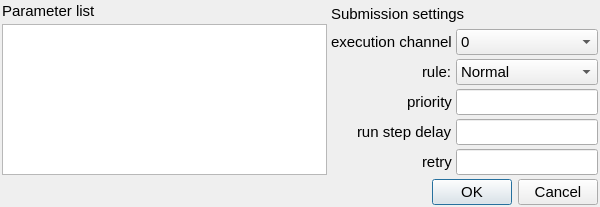
<?xml version="1.0" encoding="UTF-8"?>
<ui version="4.0">
 <class>ControlUnitComandInstanceEditor</class>
 <widget class="QDialog" name="ControlUnitComandInstanceEditor">
  <property name="geometry">
   <rect>
    <x>0</x>
    <y>0</y>
    <width>600</width>
    <height>207</height>
   </rect>
  </property>
  <property name="maximumSize">
   <size>
    <width>600</width>
    <height>207</height>
   </size>
  </property>
  <property name="font">
   <font>
    <pointsize>11</pointsize>
   </font>
  </property>
  <property name="windowTitle">
   <string>Dialog</string>
  </property>
  <layout class="QVBoxLayout" name="verticalLayout">
   <property name="spacing">
    <number>4</number>
   </property>
   <property name="leftMargin">
    <number>2</number>
   </property>
   <property name="topMargin">
    <number>2</number>
   </property>
   <property name="rightMargin">
    <number>2</number>
   </property>
   <property name="bottomMargin">
    <number>2</number>
   </property>
   <item>
    <layout class="QHBoxLayout" name="horizontalLayout_8" stretch="1,0">
     <property name="spacing">
      <number>4</number>
     </property>
     <item>
      <layout class="QVBoxLayout" name="verticalLayout_9" stretch="0,1">
       <property name="spacing">
        <number>4</number>
       </property>
       <item>
        <widget class="QLabel" name="label_10">
         <property name="font">
          <font>
           <pointsize>11</pointsize>
          </font>
         </property>
         <property name="text">
          <string>Parameter list</string>
         </property>
        </widget>
       </item>
       <item>
        <widget class="QTableView" name="tableViewParameterList">
         <property name="statusTip">
          <string>Is the table for all command paramter</string>
         </property>
        </widget>
       </item>
      </layout>
     </item>
     <item>
      <layout class="QVBoxLayout" name="verticalLayout_10" stretch="0,1">
       <property name="spacing">
        <number>4</number>
       </property>
       <item>
        <widget class="QLabel" name="label_11">
         <property name="font">
          <font>
           <pointsize>11</pointsize>
          </font>
         </property>
         <property name="text">
          <string>Submission settings</string>
         </property>
        </widget>
       </item>
       <item>
        <layout class="QGridLayout" name="gridLayout_3" rowstretch="0,0,0,0,0" columnstretch="0,0">
         <property name="spacing">
          <number>4</number>
         </property>
         <item row="3" column="1">
          <widget class="QLineEdit" name="lineEditSubmissionRunStepDelay">
           <property name="statusTip">
            <string>Is the delay to whait for schedule the next run step(0-60000000 us)</string>
           </property>
           <property name="placeholderText">
            <string/>
           </property>
          </widget>
         </item>
         <item row="0" column="1">
          <widget class="QComboBox" name="comboBoxSubmissionExecutionChannel">
           <property name="statusTip">
            <string>The channel where run the command</string>
           </property>
           <item>
            <property name="text">
             <string>0</string>
            </property>
           </item>
          </widget>
         </item>
         <item row="4" column="1">
          <widget class="QLineEdit" name="lineEditSubmissionRetry">
           <property name="statusTip">
            <string>Is the delay to whait for retry to submit this command(0-1000000 us)</string>
           </property>
           <property name="placeholderText">
            <string/>
           </property>
          </widget>
         </item>
         <item row="3" column="0" alignment="Qt::AlignRight">
          <widget class="QLabel" name="label_13">
           <property name="text">
            <string>run step delay</string>
           </property>
          </widget>
         </item>
         <item row="2" column="1">
          <widget class="QLineEdit" name="lineEditSubmissionPriority">
           <property name="statusTip">
            <string>Is the priority within the command queue (0-100)</string>
           </property>
           <property name="placeholderText">
            <string/>
           </property>
           <property name="clearButtonEnabled">
            <bool>true</bool>
           </property>
          </widget>
         </item>
         <item row="0" column="0" alignment="Qt::AlignRight|Qt::AlignVCenter">
          <widget class="QLabel" name="label_9">
           <property name="text">
            <string>execution channel</string>
           </property>
          </widget>
         </item>
         <item row="4" column="0" alignment="Qt::AlignRight">
          <widget class="QLabel" name="label_14">
           <property name="text">
            <string>retry</string>
           </property>
          </widget>
         </item>
         <item row="2" column="0" alignment="Qt::AlignRight">
          <widget class="QLabel" name="label_12">
           <property name="text">
            <string>priority</string>
           </property>
          </widget>
         </item>
         <item row="1" column="0" alignment="Qt::AlignRight">
          <widget class="QLabel" name="label_15">
           <property name="text">
            <string>rule:</string>
           </property>
          </widget>
         </item>
         <item row="1" column="1">
          <widget class="QComboBox" name="comboBoxSubmissionRule">
           <property name="statusTip">
            <string>The submission rule</string>
           </property>
           <item>
            <property name="text">
             <string>Normal</string>
            </property>
           </item>
           <item>
            <property name="text">
             <string>Stack</string>
            </property>
           </item>
           <item>
            <property name="text">
             <string>Kill</string>
            </property>
           </item>
          </widget>
         </item>
        </layout>
       </item>
      </layout>
     </item>
    </layout>
   </item>
   <item>
    <widget class="QDialogButtonBox" name="buttonBox">
     <property name="orientation">
      <enum>Qt::Horizontal</enum>
     </property>
     <property name="standardButtons">
      <set>QDialogButtonBox::Cancel|QDialogButtonBox::Ok</set>
     </property>
    </widget>
   </item>
  </layout>
 </widget>
 <resources/>
 <connections>
  <connection>
   <sender>buttonBox</sender>
   <signal>accepted()</signal>
   <receiver>ControlUnitComandInstanceEditor</receiver>
   <slot>accept()</slot>
   <hints>
    <hint type="sourcelabel">
     <x>248</x>
     <y>254</y>
    </hint>
    <hint type="destinationlabel">
     <x>157</x>
     <y>274</y>
    </hint>
   </hints>
  </connection>
  <connection>
   <sender>buttonBox</sender>
   <signal>rejected()</signal>
   <receiver>ControlUnitComandInstanceEditor</receiver>
   <slot>reject()</slot>
   <hints>
    <hint type="sourcelabel">
     <x>316</x>
     <y>260</y>
    </hint>
    <hint type="destinationlabel">
     <x>286</x>
     <y>274</y>
    </hint>
   </hints>
  </connection>
 </connections>
</ui>
